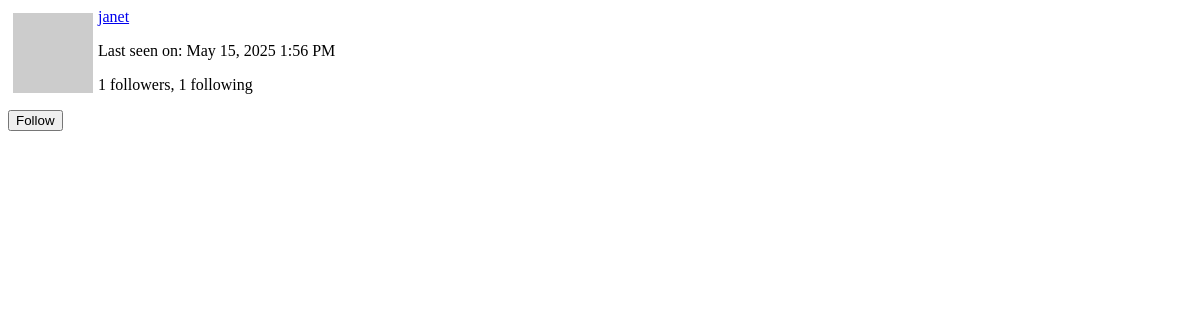
/user/janet/popup (signed in), run on an earlier commit of the app's database.
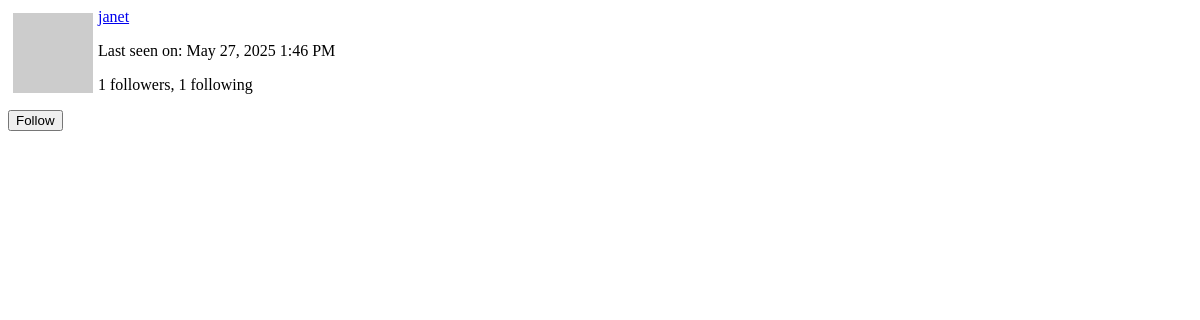
And on a later commit of the database.
### app/models.py (models this page shows, shortened)
class PaginatedAPIMixin(object):
    @staticmethod
    def to_collection_dict(query, page, per_page, endpoint, **kwargs):
        resources = db.paginate(query, page=page, per_page=per_page,
                                error_out=False)
        data = {
            'items': [item.to_dict() for item in resources.items],
            '_meta': {
                'page': page,
                'per_page': per_page,
                'total_pages': resources.pages,
                'total_items': resources.total
            },
            '_links': {
                'self': url_for(endpoint, page=page, per_page=per_page,
                                **kwargs),
                'next': url_for(endpoint, page=page + 1, per_page=per_page,
                                **kwargs) if resources.has_next else None,
                'prev': url_for(endpoint, page=page - 1, per_page=per_page,
                                **kwargs) if resources.has_prev else None
            }
        }
        return data

class User(PaginatedAPIMixin, UserMixin, db.Model):
    id: so.Mapped[int] = so.mapped_column(primary_key=True)
    username: so.Mapped[str] = so.mapped_column(sa.String(64), index=True,
                                                unique=True)
    email: so.Mapped[str] = so.mapped_column(sa.String(120), index=True,
                                             unique=True)
    password_hash: so.Mapped[Optional[str]] = so.mapped_column(sa.String(256))
    posts: so.WriteOnlyMapped['Post'] = so.relationship(
        back_populates='author')
    about_me: so.Mapped[Optional[str]] = so.mapped_column(sa.String(140))
    last_seen: so.Mapped[Optional[datetime]] = so.mapped_column(
        default=lambda: datetime.now(timezone.utc))
    following: so.WriteOnlyMapped['User'] = so.relationship(
        secondary=followers, primaryjoin=(followers.c.follower_id == id),
        secondaryjoin=(followers.c.followed_id == id),
        back_populates='followers')
    followers: so.WriteOnlyMapped['User'] = so.relationship(
        secondary=followers, primaryjoin=(followers.c.followed_id == id),
        secondaryjoin=(followers.c.follower_id == id),
        back_populates='following')
    messages_sent: so.WriteOnlyMapped['Message'] = so.relationship(
        foreign_keys='Message.sender_id', back_populates='author')
    messages_received: so.WriteOnlyMapped['Message'] = so.relationship(
        foreign_keys='Message.recipient_id', back_populates='recipient')
    last_message_read_time: so.Mapped[Optional[datetime]]
    notifications: so.WriteOnlyMapped['Notification'] = so.relationship(
        back_populates='user')
    tasks: so.WriteOnlyMapped['Task'] = so.relationship(back_populates='user')
    token: so.Mapped[Optional[str]] = so.mapped_column(
        sa.String(32), index=True, unique=True)
    token_expiration: so.Mapped[Optional[datetime]]
    def avatar(self, size):
        digest = md5(self.email.lower().encode('utf-8')).hexdigest()
        return f'https://www.gravatar.com/avatar/{digest}?d=identicon&s={size}'
    def is_following(self, user):
        query = self.following.select().where(User.id == user.id)
        return db.session.scalar(query) is not None
    def followers_count(self):
        query = sa.select(sa.func.count()).select_from(
            self.followers.select().subquery())
        return db.session.scalar(query)
    def following_count(self):
        query = sa.select(sa.func.count()).select_from(
            self.following.select().subquery())
        return db.session.scalar(query)

### app/main/routes.py (the view)
@bp.route('/user/<username>/popup')
@login_required
def user_popup(username):
    user = db.first_or_404(sa.select(User).where(User.username == username))
    form = EmptyForm()
    return render_template('user_popup.html', user=user, form=form)

### app/main/forms.py
class SearchForm(FlaskForm):
    q = StringField(_l('Search'), validators=[DataRequired()])
    def __init__(self, *args, **kwargs):
        if 'formdata' not in kwargs:
            kwargs['formdata'] = request.args
        if 'meta' not in kwargs:
            kwargs['meta'] = {'csrf': False}
        super(SearchForm, self).__init__(*args, **kwargs)

class EmptyForm(FlaskForm):
    submit = SubmitField('Submit')

### app/main/routes.py (called while the page is built)
@bp.before_request
def before_request():
    if current_user.is_authenticated:
        current_user.last_seen = datetime.now(timezone.utc)
        db.session.commit()
        g.search_form = SearchForm()
    g.locale = str(get_locale())

### app/models.py (called while the page is built)
@login.user_loader
def load_user(id):
    return db.session.get(User, int(id))

    @classmethod
    def before_commit(cls, session):
        session._changes = {
            'add': list(session.new),
            'update': list(session.dirty),
            'delete': list(session.deleted)
        }

### app/templates/user_popup.html (shortened to what this page needs)
<div>
  <img src="{{ user.avatar(64) }}" style="margin: 5px; float: left">
  <p><a href="{{ url_for('main.user', username=user.username) }}">{{ user.username }}</a></p>
  {% if user.last_seen %}
  <p>{{ _('Last seen on') }}: {{ moment(user.last_seen).format('lll') }}</p>
  {% endif %}
  <p>{{ _('%(count)d followers', count=user.followers_count()) }}, {{ _('%(count)d following', count=user.following_count()) }}</p>
  {% if user != current_user %}
    {% if not current_user.is_following(user) %}
    <p>
      <form action="{{ url_for('main.follow', username=user.username) }}" method="post">
        {{ form.submit(value=_('Follow'), class_='btn btn-outline-primary btn-sm') }}
      </form>
    </p>
    {% endif %}
  {% endif %}
</div>

What changed in the data, as far as the page shows it:
changed User "janet": last_seen "May 15, 2025 1:56 PM" → "May 27, 2025 1:46 PM"
